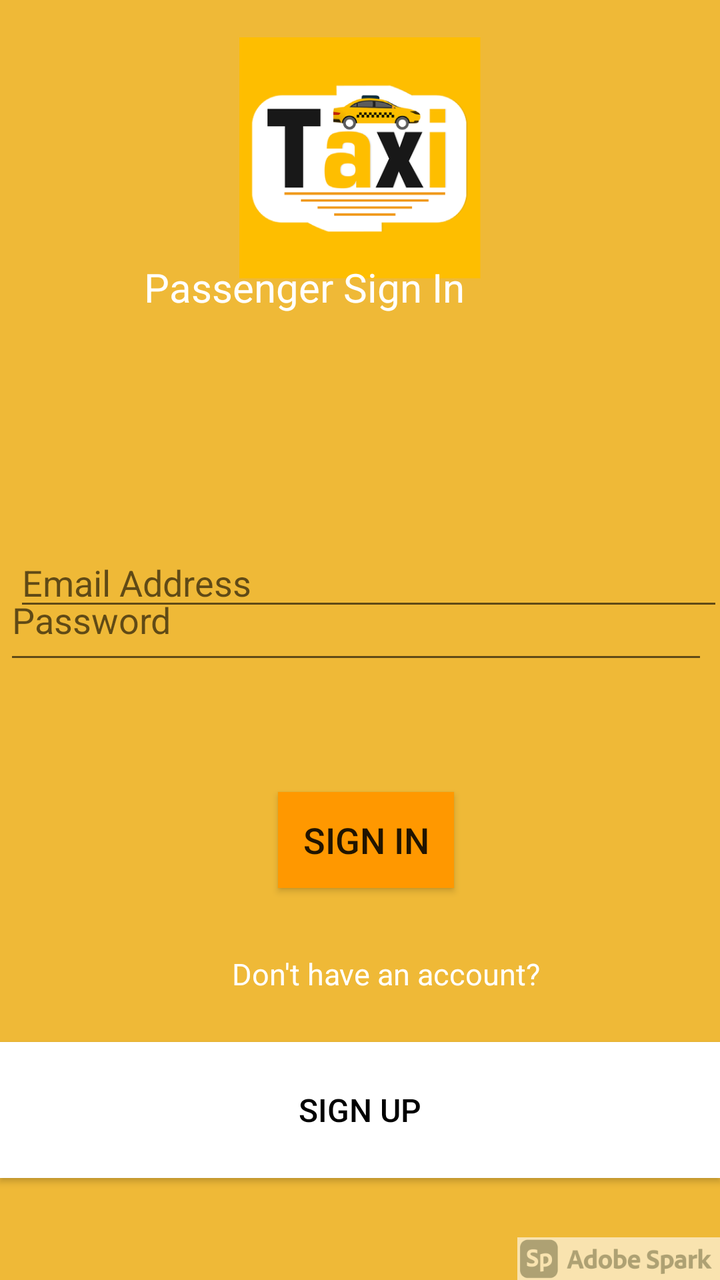
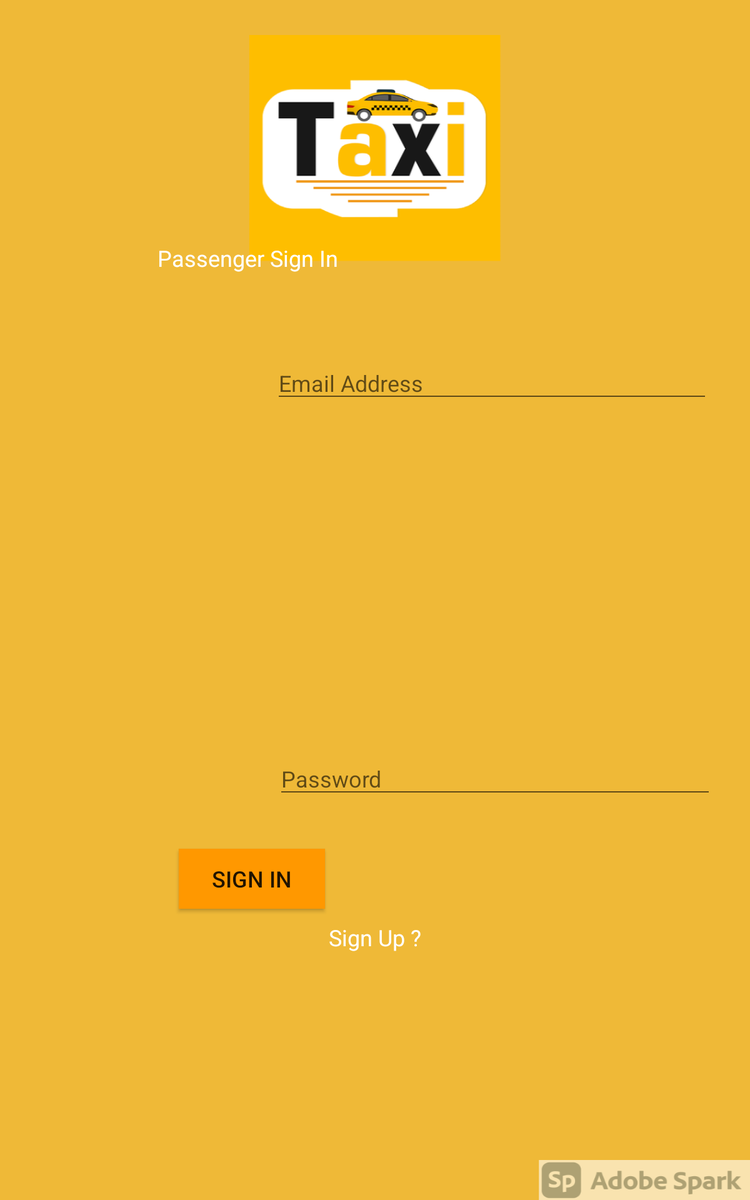

Two renders of one Android screen. The first uses the default layout on a phone; the second uses the alternative layout the repository ships for a different screen configuration, on a matching device. The two XML files are below.
<!-- AndroidManifest.xml: application theme Theme.AppTaxi -->
<!-- res/layout/activity_passenger_registration.xml -->
<?xml version="1.0" encoding="utf-8"?>
<RelativeLayout xmlns:android="http://schemas.android.com/apk/res/android"
    xmlns:app="http://schemas.android.com/apk/res-auto"
    xmlns:tools="http://schemas.android.com/tools"
    android:layout_width="match_parent"
    android:layout_height="match_parent"
    android:background="@drawable/registerbackground"
    android:visibility="visible"
    tools:context=".PassengerRegistrationActivity">

    <TextView
        android:id="@+id/passenger_status"
        android:layout_width="248dp"
        android:layout_height="66dp"
        android:layout_alignParentStart="true"
        android:layout_alignParentTop="true"
        android:layout_centerHorizontal="true"
        android:layout_marginStart="28dp"
        android:layout_marginTop="130dp"
        android:text="Passenger Sign In"
        android:textAlignment="center"
        android:textColor="@color/white"
        android:textColorHighlight="@color/white"
        android:textColorHint="@color/white"
        android:textSize="20sp" />

    <EditText
        android:id="@+id/passenger_email"
        android:layout_width="match_parent"
        android:layout_height="wrap_content"
        android:layout_alignParentStart="true"
        android:layout_alignParentTop="true"
        android:layout_alignParentEnd="true"
        android:layout_centerHorizontal="true"
        android:layout_marginStart="7dp"
        android:layout_marginTop="269dp"
        android:layout_marginEnd="-2dp"
        android:ems="10"
        android:hint="Email Address"
        android:inputType="textEmailAddress" />

    <EditText
        android:id="@+id/passenger_password"
        android:layout_width="match_parent"
        android:layout_height="57dp"
        android:layout_alignParentStart="true"
        android:layout_alignParentEnd="true"
        android:layout_alignParentBottom="true"
        android:layout_centerHorizontal="true"
        android:layout_marginStart="2dp"
        android:layout_marginEnd="6dp"
        android:layout_marginBottom="303dp"
        android:ems="10"
        android:hint="Password"
        android:inputType="textPassword" />

    <Button
        android:id="@+id/passenger_signin_btn"
        android:layout_width="wrap_content"
        android:layout_height="wrap_content"
        android:layout_alignParentStart="true"
        android:layout_alignParentBottom="true"
        android:layout_centerHorizontal="true"
        android:layout_marginStart="139dp"
        android:layout_marginBottom="196dp"
        android:background="@color/purple_500"
        android:text="Sign In"
        android:textSize="18sp" />

    <TextView
        android:id="@+id/signup_passenger_link"
        android:layout_width="wrap_content"
        android:layout_height="wrap_content"
        android:layout_alignParentStart="true"
        android:layout_alignParentBottom="true"
        android:layout_marginStart="116dp"
        android:layout_marginBottom="143dp"
        android:text="Don't have an account?"
        android:textColor="@color/white"
        android:textSize="15sp" />

    <Button
        android:id="@+id/passenger_signup_btn"
        android:layout_width="match_parent"
        android:layout_height="68dp"
        android:layout_alignParentStart="true"
        android:layout_alignParentBottom="true"
        android:layout_marginBottom="51dp"
        android:background="@color/white"
        android:text="Sign Up"
        android:textColor="@color/black"
        android:textSize="16sp"
        android:visibility="visible" />
</RelativeLayout>
<!-- resources referenced by this layout -->
<resources>
  <color name="black">#FF000000</color>
  <color name="purple_500">#FF9800</color>
  <color name="white">#FFFFFFFF</color>
  <!-- drawable registerbackground: png bitmap (drawable, 86139 bytes) -->
  <style name="Theme.AppTaxi" parent="Theme.AppCompat.Light.NoActionBar">
          
          <item name="colorPrimary">@color/purple_500</item>
          <item name="colorPrimaryDark">@color/purple_700</item>
          <item name="colorAccent">@color/teal_200</item>
          
      </style>
  <color name="purple_700">#130E1E</color>
  <color name="teal_200">#FF03DAC5</color>
</resources>
<!-- res/layout-sw600dp/activity_passenger_registration.xml (the repository's variant of the layout above) -->
<!-- drawn on a 7-inch tablet held upright -->
<?xml version="1.0" encoding="utf-8"?>
<RelativeLayout xmlns:android="http://schemas.android.com/apk/res/android"
    xmlns:app="http://schemas.android.com/apk/res-auto"
    xmlns:tools="http://schemas.android.com/tools"
    android:layout_width="match_parent"
    android:layout_height="match_parent"
    android:background="@drawable/registerbackground"
    tools:context=".PassengerRegistrationActivity">

    <TextView
        android:id="@+id/passenger_status"
        android:layout_width="wrap_content"
        android:layout_height="wrap_content"
        android:layout_alignParentStart="true"
        android:layout_alignParentTop="true"
        android:layout_centerHorizontal="true"
        android:layout_marginStart="126dp"
        android:layout_marginTop="194dp"
        android:text="Passenger Sign In"
        android:textAlignment="center"
        android:textColor="@color/white"
        android:textColorHighlight="@color/white"
        android:textColorHint="@color/white"
        android:textSize="18sp" />

    <EditText
        android:id="@+id/passenger_email"
        android:layout_width="349dp"
        android:layout_height="wrap_content"
        android:layout_alignParentTop="true"
        android:layout_alignParentEnd="true"
        android:layout_marginTop="284dp"
        android:layout_marginEnd="32dp"
        android:ems="10"
        android:hint="Email Address"
        android:inputType="textEmailAddress" />

    <EditText
        android:id="@+id/passenger_password"
        android:layout_width="350dp"
        android:layout_height="wrap_content"
        android:layout_alignParentEnd="true"
        android:layout_alignParentBottom="true"
        android:layout_marginEnd="29dp"
        android:layout_marginBottom="318dp"
        android:ems="10"
        android:hint="Password"
        android:inputType="textPassword" />

    <Button
        android:id="@+id/passenger_signin_btn"
        android:layout_width="117dp"
        android:layout_height="wrap_content"
        android:layout_alignParentStart="true"
        android:layout_alignParentBottom="true"
        android:layout_centerHorizontal="true"
        android:layout_marginStart="143dp"
        android:layout_marginBottom="233dp"
        android:background="@color/purple_500"
        android:text="Sign In"
        android:textSize="18sp" />

    <TextView
        android:id="@+id/signup_passenger_link"
        android:layout_width="wrap_content"
        android:layout_height="wrap_content"
        android:layout_alignParentBottom="true"
        android:layout_centerHorizontal="true"
        android:layout_marginBottom="198dp"
        android:text="Sign Up ?"
        android:textColor="@color/white"
        android:textSize="18sp" />

    <Button
        android:id="@+id/passenger_signup_btn"
        android:layout_width="match_parent"
        android:layout_height="68dp"
        android:layout_alignParentBottom="true"
        android:layout_centerHorizontal="true"
        android:layout_marginBottom="97dp"
        android:background="@color/white"
        android:text="Sign In"
        android:textColor="@color/black"
        android:textSize="16sp"
        android:visibility="invisible" />
</RelativeLayout>
